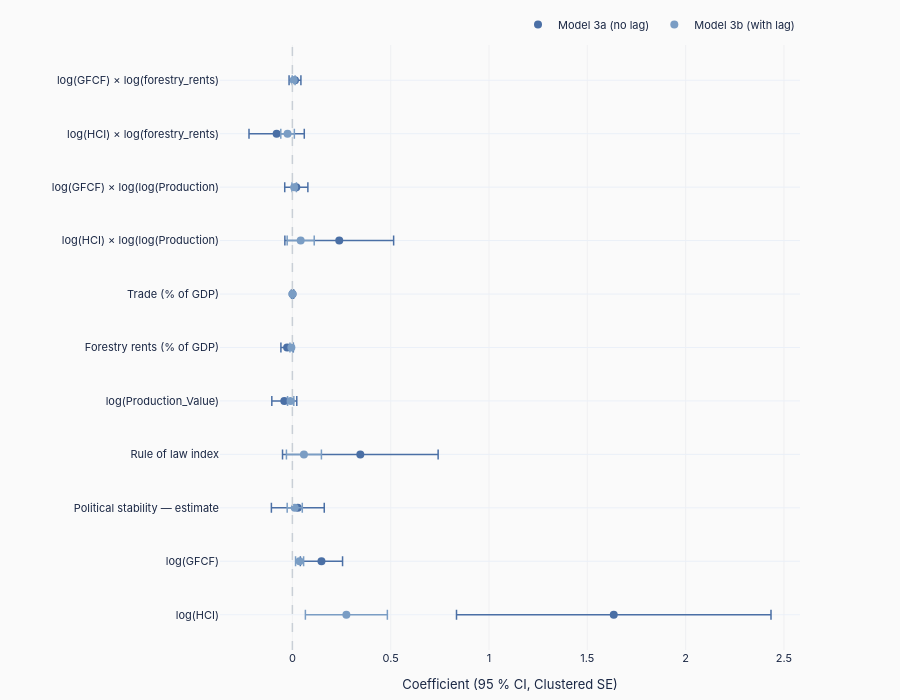

The notebook cell saved with this chart:
### Markdown cell above
### 7a. Coefficient Comparison — Model 3a vs 3b

Horizontal dot-and-whisker plot comparing point estimates and 95 % confidence
intervals for the core variables across the two specifications. If a variable's
confidence interval crosses zero, its association with ECI is not statistically
significant at the 5 % level.

### Code cell
plot_vars = [v for v in reg3_input + INTERACT_VARS if v != 'const']

labels = [v.replace('log_', 'log(').replace('_x_', ') × log(') + (')' if 'log_' in v else '')
          for v in plot_vars]

models_to_plot = [
    (m3a,  PALETTE['blue'],      'Model 3a (no lag)'),
    (m3b,  PALETTE['light_blue'],'Model 3b (with lag)'),
]

fig = go.Figure()
for model, col, name in models_to_plot:
    coefs  = [model.params.get(v, np.nan)  for v in plot_vars]
    lowers = [model.params.get(v, np.nan) - 1.96 * model.bse.get(v, np.nan) for v in plot_vars]
    uppers = [model.params.get(v, np.nan) + 1.96 * model.bse.get(v, np.nan) for v in plot_vars]
    fig.add_trace(go.Scatter(
        y=labels, x=coefs,
        error_x=dict(
            type='data', symmetric=False,
            array=[u - c for c, u in zip(coefs, uppers)],
            arrayminus=[c - l for c, l in zip(coefs, lowers)],
            color=col, thickness=1.5, width=5,
        ),
        mode='markers',
        marker=dict(color=col, size=8, symbol='circle'),
        name=name,
    ))

fig.add_vline(x=0, line=dict(color=STYLE['zero_line_color'], width=1.5, dash='dash'))

fig.update_layout(**base_layout(
    height=STYLE['chart_height_tall'],
    margin=STYLE['margin_bar'],
    xaxis=dict(
        title=dict(text='Coefficient (95 % CI, Clustered SE)', font=dict(size=STYLE['axis_title_size'])),
        gridcolor=STYLE['grid_color'], gridwidth=STYLE['grid_width'],
        zeroline=False,
    ),
    yaxis=dict(tickfont=dict(size=STYLE['tick_size'])),
    legend=dict(font=dict(size=STYLE['legend_size']),
                orientation='h', yanchor='bottom', y=1.01, xanchor='right', x=1),
))

save_chart(fig, os.path.join(OUT, 'coef_comparison_3a_3b'), width=1100, height=700)

### Figure 1 — Plotly figure (JSON) as saved in the notebook; plotly's stock layout.template omitted (floating-point values rounded to 4 significant figures)
{"data": [{"error_x": {"array": [0.7998, 0.1073, 0.1344, 0.3957, 0.06348, 0.03165, 0.005299, 0.2766, 0.05884, 0.1406, 0.0301], "arrayminus": [0.7998, 0.1073, 0.1344, 0.3957, 0.06348, 0.03165, 0.005299, 0.2766, 0.05884, 0.1406, 0.0301], "color": "#4a6fa5", "symmetric": false, "thickness": 1.5, "type": "data", "width": 5}, "marker": {"color": "#4a6fa5", "size": 8, "symbol": "circle"}, "mode": "markers", "name": "Model 3a (no lag)", "type": "scatter", "x": [1.634, 0.1479, 0.02766, 0.3455, -0.04112, -0.02678, 0.0009188, 0.2384, 0.01991, -0.08009, 0.01325], "y": ["log(HCI)", "log(GFCF)", "Political stability — estimate", "Rule of law index", "log(Production_Value)", "Forestry rents (% of GDP)", "Trade (% of GDP)", "log(HCI) × log(log(Production)", "log(GFCF) × log(log(Production)", "log(HCI) × log(forestry_rents)", "log(GFCF) × log(forestry_rents)"]}, {"error_x": {"array": [0.2085, 0.0205, 0.03843, 0.08894, 0.01593, 0.007265, 0.001198, 0.06884, 0.01143, 0.03443, 0.007307], "arrayminus": [0.2085, 0.0205, 0.03843, 0.08894, 0.01593, 0.007265, 0.001198, 0.06884, 0.01143, 0.03443, 0.007307], "color": "#7a9dc4", "symmetric": false, "thickness": 1.5, "type": "data", "width": 5}, "marker": {"color": "#7a9dc4", "size": 8, "symbol": "circle"}, "mode": "markers", "name": "Model 3b (with lag)", "type": "scatter", "x": [0.2745, 0.03664, 0.01195, 0.05872, -0.008727, -0.005162, 0.0003293, 0.04219, 0.009094, -0.02452, 0.006456], "y": ["log(HCI)", "log(GFCF)", "Political stability — estimate", "Rule of law index", "log(Production_Value)", "Forestry rents (% of GDP)", "Trade (% of GDP)", "log(HCI) × log(log(Production)", "log(GFCF) × log(log(Production)", "log(HCI) × log(forestry_rents)", "log(GFCF) × log(forestry_rents)"]}], "layout": {"font": {"color": "#1a2744", "family": "IBM Plex Sans, -apple-system, BlinkMacSystemFont, sans-serif", "size": 11}, "height": 700, "legend": {"font": {"size": 11}, "orientation": "h", "x": 1, "xanchor": "right", "y": 1.01, "yanchor": "bottom"}, "margin": {"b": 50, "l": 220, "r": 100, "t": 10}, "paper_bgcolor": "#fafafa", "plot_bgcolor": "#fafafa", "shapes": [{"line": {"color": "#c9cfd6", "dash": "dash", "width": 1.5}, "type": "line", "x0": 0, "x1": 0, "xref": "x", "y0": 0, "y1": 1, "yref": "y domain"}], "xaxis": {"gridcolor": "#e5e7eb", "gridwidth": 0.5, "title": {"font": {"size": 13}, "text": "Coefficient (95 % CI, Clustered SE)"}, "zeroline": false}, "yaxis": {"tickfont": {"size": 11}}}}
